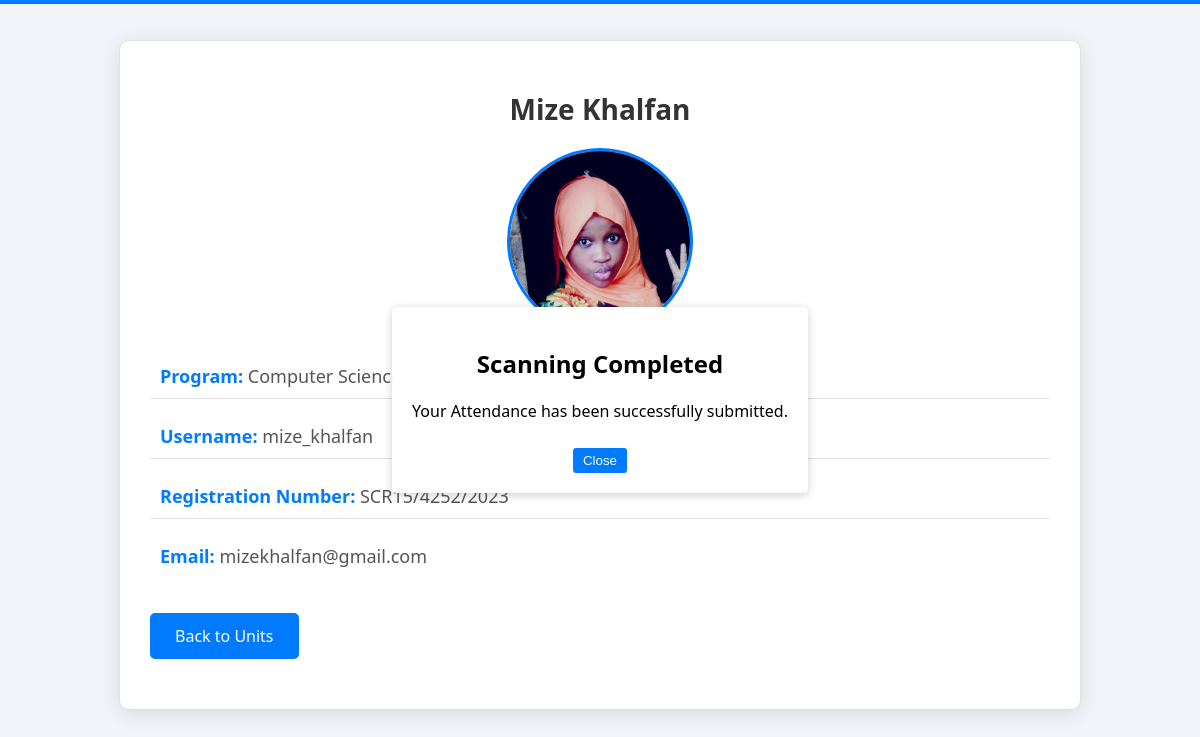
Page /student/2/ on the earlier database version.
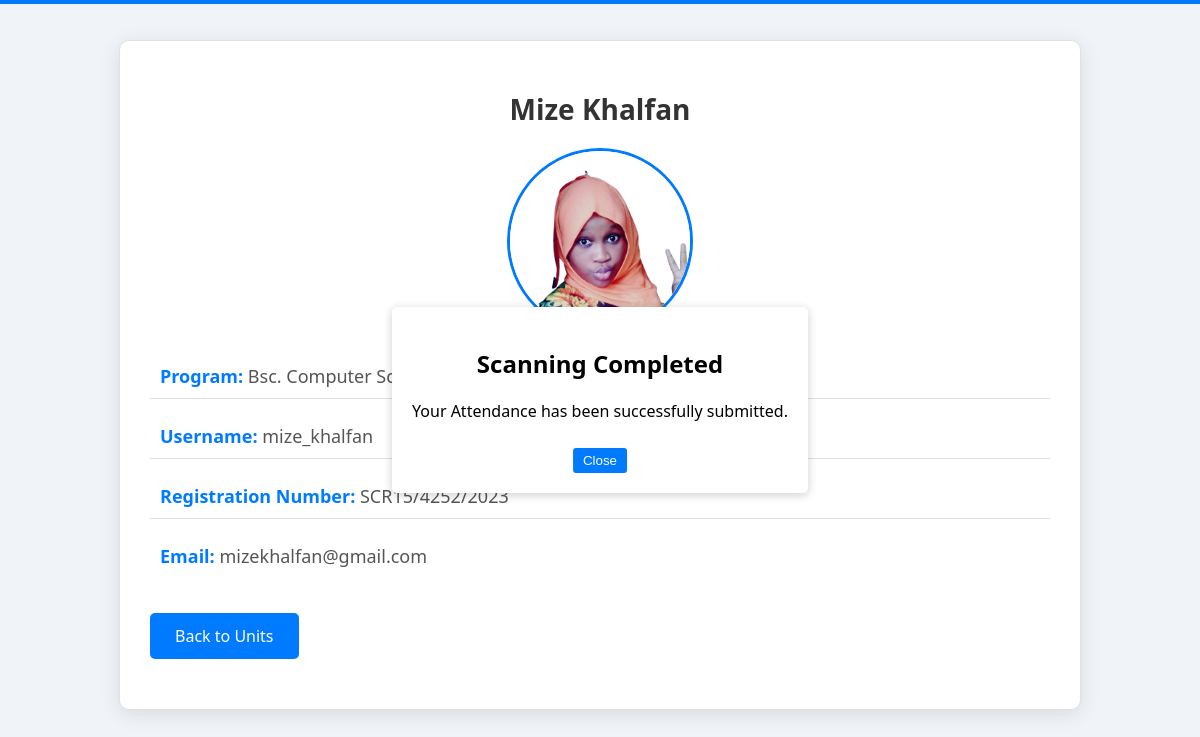
Same page on the later database version.
### attendance/models.py (models this page shows, shortened)
class StudentProfile(models.Model):
    user_name = models.CharField(max_length=300)
    first_name = models.CharField(max_length=70)
    last_name = models.CharField(max_length=70)
    reg_no = models.CharField(max_length=70)  # Registration number should be a CharField for alphanumeric codes
    phone = models.CharField(max_length=15)  # Using CharField to accommodate special characters like '+'
    email = models.EmailField()
    dob = models.DateField()  # Date of birth
    course = models.CharField(max_length=200)
    religion = models.CharField(max_length=70)
    games = models.CharField(max_length=70)
    hostel = models.CharField(max_length=70)
    room_no = models.CharField(max_length=70)
    year = models.CharField(max_length=70 ,null=True, blank=False)
    fee_balance = models.CharField(max_length=70,null=True, blank=False)
    parents_phone = models.CharField(max_length=15)  # CharField for phone
    parents_name = models.CharField(max_length=70)
    address = models.CharField(max_length=100)  # Increased length for more flexibility
    role = models.CharField(choices=ROLES, max_length=20, null=True, blank=False, default='student')
    image = models.ImageField(upload_to='profile_images/',null=True, blank=False)
    updated = models.DateTimeField(auto_now=True)

### attendance/views.py (the view)
# urls.py: path('student/<int:student_id>/', views.student_profile, name='student_profile'),
def student_profile(request, student_id):
    student_profile = get_object_or_404(StudentProfile, id=student_id)
    context = {
        'student_profile': student_profile
    }
    return render(request, 'students_profile.html', context)

### templates/students_profile.html (shortened to what this page needs)
<!DOCTYPE html>
<html lang="en">
<head>
</head>
<body>
    <div class="container">
        <h1>{{ student_profile.first_name }} {{ student_profile.last_name }}</h1>
        <img src="{{ student_profile.image.url }}" alt="Profile Image">
        <div class="info">
            <div class="profile-data"><strong>Program:</strong> {{ student_profile.course }}</div>
            <div class="profile-data"><strong>Username:</strong> {{ student_profile.user_name }}</div>
            <div class="profile-data"><strong>Registration Number:</strong> {{ student_profile.reg_no }}</div>
            <div class="profile-data"><strong>Email:</strong> {{ student_profile.email }}</div>
        </div>
        <a href="{% url 'unit_list' %}">Back to Units</a>
    </div>
    <div id="scanCompletePopup" class="popup">
        <div class="popup-content">
            <h2>Scanning Completed</h2>
            <p>Your Attendance has been successfully submitted.</p>
            <button class="close-btn" onclick="closePopup()">Close</button>
        </div>
    </div>
</body>
</html>

Differences in the rows shown:
changed StudentProfile "Mize": image: a different picture; course "Computer Science" → "Bsc. Computer Science"
